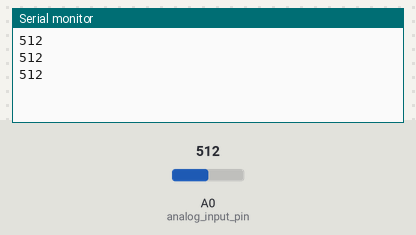
The sketch below on a simulated Arduino Uno, built with avr-gcc and run on an emulated ATmega328P. On the bench: the last lines printed to the serial monitor. Inputs (shaded band) come from the test bench; at power-on: A0 (analog_input_pin) = 512.

Above: at 1.3 s.
1.4 s: A0 (analog_input_pin) set to 716
At 1.9 s:
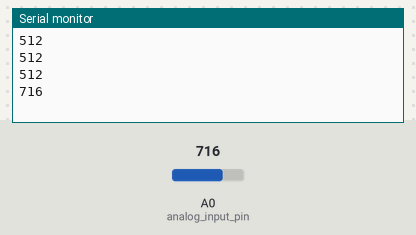
2.9 s: A0 (analog_input_pin) set to 900
At 3.4 s:
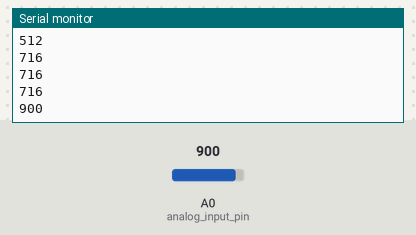
Timing chart, 0 to 5.9 s (numbered marks = the images above; inputs shaded):
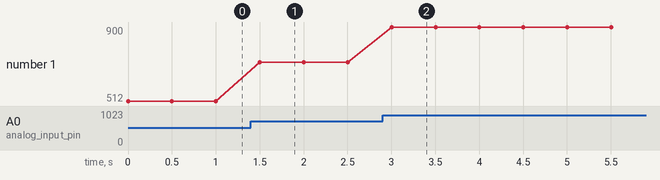

Measured:
- after the input at 1.4 s, the serial monitor: prints a new line after 0.10 s (image 1)
- after the input at 2.9 s, the serial monitor: prints a new line after 0.10 s (image 2)
- plotted number 1: 512 → 716 after the input at 1.4 s, 716 → 900 after the input at 2.9 s

The sketch:

analog_input_arduino.ino
```cpp
/**
 * @author Alexander Entinger, MSc / LXRobotics
 * @brief this file demonstrates how to read from analog pin A0 using the arduino framework
 * @file analog_input_arduino.ino
 */

int analog_input_pin = A0;

void setup() {
  // initialize the serial interface
  Serial.begin(115200);
}

void loop() {
  // read the value from the sensor:
  int const sensorValue = analogRead(analog_input_pin);
  // write value to user
  Serial.println(sensorValue);
  // sleep a little
  delay(500);
}
```
